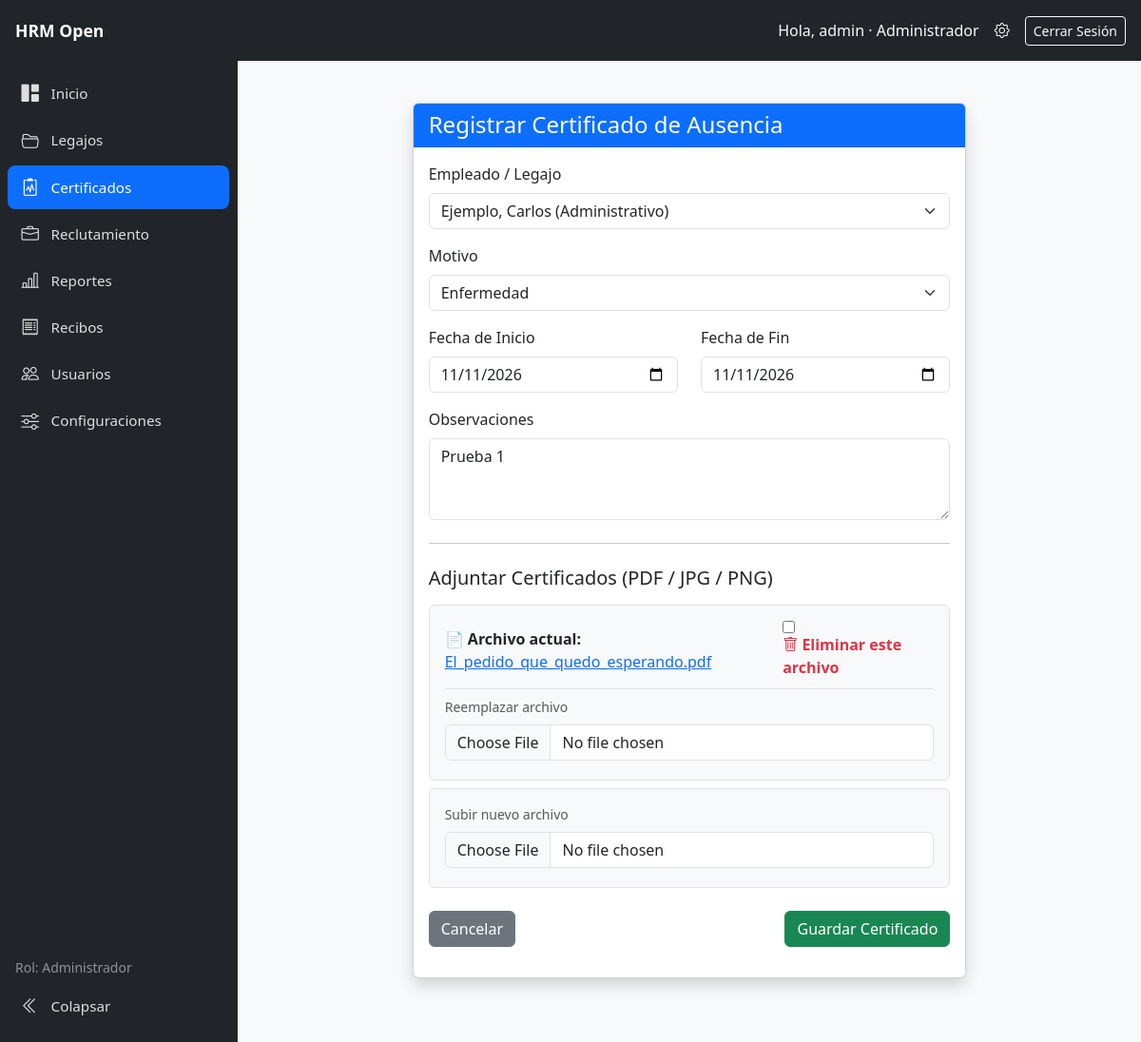
Page /absences/1/editar/ (signed in) on the committed database.
### employees/models.py (models this page shows, shortened)
class AbsenceCertificate(models.Model):
    REASON_CHOICES = [
            ('Enfermedad', 'Enfermedad'),
            ('Accidente', 'Accidente'),
            ('Trámite Personal', 'Trámite Personal'),
            ('Estudio', 'Estudio'),
            ('Familiar', 'Familiar'),
            ('Otro', 'Otro'),
        ]
    employee = models.ForeignKey('Employee', on_delete=models.CASCADE, verbose_name="Empleado")
    reason = models.CharField(max_length=50, choices=REASON_CHOICES, verbose_name="Motivo")
    start_date = models.DateField(verbose_name="Fecha de Inicio")
    end_date = models.DateField(verbose_name="Fecha de Fin")
    observations = models.TextField(blank=True, null=True, verbose_name="Observaciones")
    created_at = models.DateTimeField(auto_now_add=True)

class AbsenceCertificateDocument(models.Model):
    absence_certificate = models.ForeignKey(AbsenceCertificate, on_delete=models.CASCADE, related_name='documents')
    file = models.FileField(upload_to='absences/', verbose_name="Archivo Adjunto")
    @property
    def filename(self):
        return os.path.basename(self.file.name)

### employees/views.py (the view)
# urls.py: path('absences/<int:pk>/editar/', views.absence_update_view, name='absence_update'),
@capability_required(can_manage_absences)
def absence_update_view(request, pk):
    certificate = get_object_or_404(AbsenceCertificate, pk=pk)
    if request.method == 'POST':
        form = AbsenceCertificateForm(request.POST, request.FILES, instance=certificate)
        formset = AbsenceDocumentFormSet(request.POST, request.FILES, instance=certificate)
        if form.is_valid() and formset.is_valid():
            form.save()
            formset.save()
            return redirect('absence_detail', pk=certificate.pk)
    else:
        form = AbsenceCertificateForm(instance=certificate)
        formset = AbsenceDocumentFormSet(instance=certificate)
    return render(request, 'absences/absence_form.html', {
        'form': form,
        'formset': formset,
        'certificate': certificate
    })

### employees/forms.py
class AbsenceCertificateForm(forms.ModelForm):
    class Meta:
        model = AbsenceCertificate
        fields = ['employee', 'reason', 'start_date', 'end_date', 'observations']
        widgets = {
            'employee': forms.Select(attrs={'class': 'form-select select2'}),
            'reason': forms.Select(attrs={'class': 'form-select'}),
            'start_date': forms.DateInput(format='%Y-%m-%d', attrs={'class': 'form-control', 'type': 'date'}),
            'end_date': forms.DateInput(format='%Y-%m-%d', attrs={'class': 'form-control', 'type': 'date'}),
            'observations': forms.Textarea(attrs={'class': 'form-control', 'rows': 3, 'placeholder': 'Detalles adicionales...'}),
        }

### accounts/context_processors.py (called while the page is built, shortened)
def role_context(request):
    user = getattr(request, 'user', None)
    return capabilities_for(user)

### accounts/roles.py (called while the page is built)
def get_user_role(user):
    if not getattr(user, 'is_authenticated', False):
        return None
    if user.is_superuser:
        return ROLE_ADMIN
    names = set(user.groups.values_list('name', flat=True))
    for role in ALL_ROLES:
        if role in names:
            return role
    return None

def user_has_role(user, *roles):
    role = get_user_role(user)
    return role in roles

def can_manage_users(user):
    return user_has_role(user, ROLE_ADMIN)

def can_manage_employees(user):
    return user_has_role(user, ROLE_ADMIN, ROLE_OPERATOR)

def can_manage_absences(user):
    return user_has_role(user, ROLE_ADMIN, ROLE_OPERATOR, ROLE_COLLABORATOR)

def can_manage_recruitment(user):
    return user_has_role(user, ROLE_ADMIN, ROLE_OPERATOR)

def can_view_reports(user):
    return user_has_role(user, ROLE_ADMIN, ROLE_OPERATOR)

def can_import_export_employees(user):
    return user_has_role(user, ROLE_ADMIN, ROLE_OPERATOR)

def can_view_payslips(user):
    return user_has_role(user, ROLE_ADMIN, ROLE_OPERATOR, ROLE_COLLABORATOR)

def can_upload_payslips(user):
    return user_has_role(user, ROLE_ADMIN, ROLE_OPERATOR)

def can_manage_settings(user):
    return user_has_role(user, ROLE_ADMIN)

### core/context_processors.py (called while the page is built)
def company_settings(request):
    config, created = CompanySettings.objects.get_or_create(id=1, defaults={'name': 'HRM Open'})
    return {
        'company_config': config
    }

### employees/context_processors.py (called while the page is built)
def company_context(request):
    return {
        'company': CompanySettings.load()
    }

### employees/models.py (called while the page is built)
    def __str__(self):
        return f"{self.last_name}, {self.first_name} ({self.position})"

    @classmethod
    def load(cls):
        obj, created = cls.objects.get_or_create(pk=1)
        return obj

### templates/absences/absence_form.html (shortened to what this page needs)
{% extends "dashboard.html" %}
{% block content %}
<div class="container mt-4 mb-5">
    <div class="row justify-content-center">
        <div class="col-md-8">
            <div class="card shadow">
                <div class="card-header bg-primary text-white">
                    <h4 class="mb-0">Registrar Certificado de Ausencia</h4>
                </div>
                <div class="card-body">
                    <form method="POST" enctype="multipart/form-data">
                        <div class="mb-3">
                            <label class="form-label">Empleado / Legajo</label>
                            {{ form.employee }}
                        </div>
                        <div class="mb-3">
                            <label class="form-label">Motivo</label>
                            {{ form.reason }}
                        </div>
                        <div class="row mb-3">
                            <div class="col-md-6">
                                <label class="form-label">Fecha de Inicio</label>
                                {{ form.start_date }}
                            </div>
                            <div class="col-md-6">
                                <label class="form-label">Fecha de Fin</label>
                                {{ form.end_date }}
                            </div>
                        </div>
                        <div class="mb-3">
                            <label class="form-label">Observaciones</label>
                            {{ form.observations }}
                        </div>
                        <hr class="my-4">
                        <h5 class="mb-3">Adjuntar Certificados (PDF / JPG / PNG)</h5>
                        {% for subform in formset %}
                            <div class="mb-2 border p-3 rounded bg-light position-relative">
                                {% if subform.instance.pk and subform.instance.file %}
                                    <div class="d-flex justify-content-between align-items-center mb-2 pb-2 border-bottom">
                                        <span>
                                            📄 <strong>Archivo actual:</strong>
                                            <a href="{{ subform.instance.file.url }}" target="_blank">{{ subform.instance.filename }}</a>
                                        </span>
                                        {% if subform.DELETE %}
                                            <div class="form-check text-danger">
                                                {{ subform.DELETE }}
                                                <label class="form-check-label fw-bold" for="{{ subform.DELETE.id_for_label }}">
                                                    <i class="bi bi-trash"></i> Eliminar este archivo
                                                </label>
                                            </div>
                                        {% endif %}
                                    </div>
                                {% endif %}
                                <div class="mb-1">
                                    <label class="form-label small text-muted">{% if subform.instance.pk %}Reemplazar archivo{% else %}Subir nuevo archivo{% endif %}</label>
                                    {{ subform.file }}
                                </div>
                            </div>
                        {% endfor %}
                        <div class="d-flex justify-content-between mt-4">
                            <a href="{% url 'absence_list' %}" class="btn btn-secondary">Cancelar</a>
                            <button type="submit" class="btn btn-success">Guardar Certificado</button>
                        </div>
                    </form>
                </div>
            </div>
        </div>
    </div>
</div>
{% endblock %}

### templates/dashboard.html (shortened to what this page needs)
﻿<!DOCTYPE html>
{% load static %}
<html lang="es">
<head>
    <link href="https://cdn.jsdelivr.net/npm/bootstrap@5.3.0/dist/css/bootstrap.min.css" rel="stylesheet">
    <link rel="stylesheet" href="https://cdn.jsdelivr.net/npm/bootstrap-icons@1.10.5/font/bootstrap-icons.css">
</head>
<body class="app-shell">
    <header class="app-topbar">
        <div class="d-flex align-items-center gap-2">
            <a class="brand-text d-flex align-items-center gap-2 text-decoration-none" href="{% url 'dashboard' %}">
                <span class="text-white fw-bold d-none d-sm-inline">HRM Open</span>
            </a>
        </div>
        <div class="d-flex align-items-center">
            {% if request.user.is_authenticated %}
                <span class="text-light me-3 d-none d-md-inline">
                    Hola, {{ request.user.first_name|default:request.user.username }}{% if user_role %} · {{ user_role }}{% endif %}
                </span>
                {% if can_manage_users %}
                    <a href="{% url 'admin:index' %}" class="text-white text-decoration-none me-3" title="Panel de Administración" target="_blank">
                        <i class="bi bi-gear"></i>
                    </a>
                {% endif %}
                <form action="{% url 'logout' %}" method="post" class="d-inline m-0">
                    <button type="submit" class="btn btn-outline-light btn-sm">Cerrar Sesión</button>
                </form>
            {% else %}
                <a href="{% url 'login' %}" class="btn btn-outline-light btn-sm">Iniciar Sesión</a>
            {% endif %}
        </div>
    </header>
    <div class="app-layout">
        {% include "partials/sidebar_nav.html" %}
        <main class="app-main">
            {% block content %}{% endblock %}
        </main>
    </div>
</body>
</html>

### templates/dashboard.html (style rules this page uses)
:root { --sidebar-width: 250px; --sidebar-collapsed-width: 72px; --topbar-height: 64px; --sidebar-bg: #212529; --sidebar-hover: #2c3034; --sidebar-active: #0d6efd; }
html { height: 100%; }
body.app-shell { height: 100%; margin: 0; overflow: hidden; background: #f8f9fa; }
.app-topbar { position: fixed; top: 0; left: 0; right: 0; z-index: 1030; height: var(--topbar-height); background: #212529; color: #fff; display: flex; align-items: center; justify-content: space-between; padding: 0 1rem; gap: 0.75rem; }
.app-topbar .brand-text { color: #fff; text-decoration: none; font-weight: 600; font-size: 1.1rem; }
.app-layout { display: flex; position: fixed; top: var(--topbar-height); left: 0; right: 0; bottom: 0; }
.app-main { flex: 1; min-width: 0; height: 100%; overflow-y: auto; overflow-x: hidden; padding: 1.25rem; -webkit-overflow-scrolling: touch; }

### rows in the picture
AbsenceCertificate: employee "Ejemplo, Carlos (Administrativo)", reason "Enfermedad", start_date "11/11/2026", end_date "11/11/2026", observations "Prueba 1"
AbsenceCertificateDocument: instance.filename "El_pedido_que_quedo_esperando.pdf"

### other values in the picture
{{ request.user.first_name|default:request.user.username }} "admin"
{{ user_role }} "Administrador"
